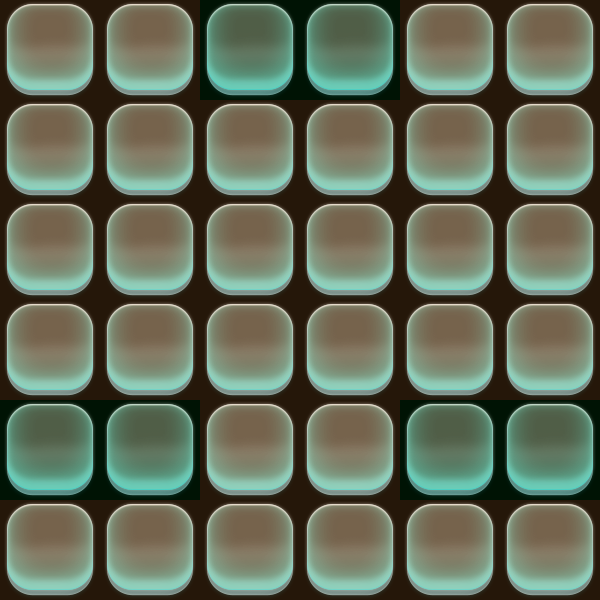

This game map was drawn from its Tiled (.tmx) file and the tilesets committed beside it. A one-line description and the trimmed map source follow:
An orthogonal 6x6 tile map with 100x100 px tiles, 2 tile layers (map, type), 2 tilesets.

<map version="1.0" orientation="orthogonal" renderorder="right-down" width="6" height="6" tilewidth="100" tileheight="100" nextobjectid="1">
 <tileset firstgid="1" name="bg_kuang" tilewidth="100" tileheight="100" tilecount="1">
  <image source="bg_kuang.png" width="100" height="100" />
 </tileset>
 <tileset firstgid="2" name="type5" tilewidth="100" tileheight="100" tilecount="5">
  <image source="type5.png" width="500" height="100" />
  <tile id="0">
   <properties>
    <property name="type" value="1" />
   </properties>
  </tile>
  <tile id="1">
   <properties>
    <property name="type" value="5" />
   </properties>
  </tile>
  <tile id="2">
   <properties>
    <property name="type" value="6" />
   </properties>
  </tile>
 </tileset>
 <layer name="map" width="6" height="6">
  <data>[36 cells, 36 non-empty, 1 distinct tile ids]</data>
 </layer>
 <layer name="type" width="6" height="6">
  <data>[36 cells, 36 non-empty, 2 distinct tile ids]</data>
 </layer>
</map>
